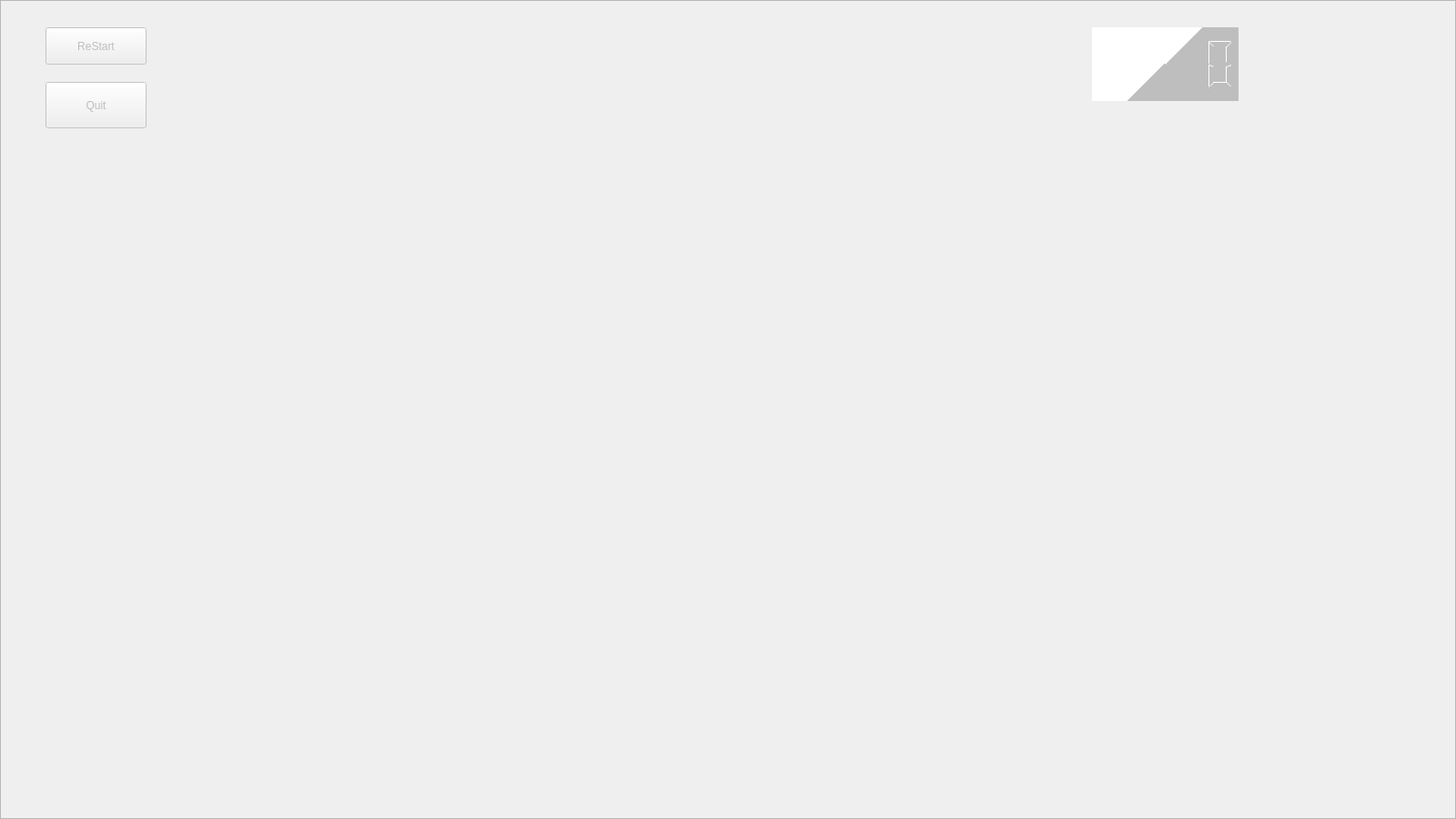
<?xml version="1.0" encoding="UTF-8"?>
<ui version="4.0">
 <class>MainWindow</class>
 <widget class="QMainWindow" name="MainWindow">
  <property name="enabled">
   <bool>false</bool>
  </property>
  <property name="geometry">
   <rect>
    <x>0</x>
    <y>0</y>
    <width>1600</width>
    <height>900</height>
   </rect>
  </property>
  <property name="sizePolicy">
   <sizepolicy hsizetype="Preferred" vsizetype="Preferred">
    <horstretch>0</horstretch>
    <verstretch>0</verstretch>
   </sizepolicy>
  </property>
  <property name="minimumSize">
   <size>
    <width>1600</width>
    <height>900</height>
   </size>
  </property>
  <property name="maximumSize">
   <size>
    <width>1600</width>
    <height>900</height>
   </size>
  </property>
  <property name="windowTitle">
   <string>MainWindow</string>
  </property>
  <property name="dockOptions">
   <set>QMainWindow::AllowTabbedDocks|QMainWindow::AnimatedDocks</set>
  </property>
  <widget class="QWidget" name="centralWidget">
   <property name="enabled">
    <bool>false</bool>
   </property>
   <widget class="QGraphicsView" name="graphicsView">
    <property name="enabled">
     <bool>false</bool>
    </property>
    <property name="geometry">
     <rect>
      <x>0</x>
      <y>0</y>
      <width>1600</width>
      <height>900</height>
     </rect>
    </property>
   </widget>
   <widget class="QLCDNumber" name="lcdNumber">
    <property name="geometry">
     <rect>
      <x>1200</x>
      <y>30</y>
      <width>161</width>
      <height>81</height>
     </rect>
    </property>
    <property name="layoutDirection">
     <enum>Qt::LeftToRight</enum>
    </property>
    <property name="frameShape">
     <enum>QFrame::HLine</enum>
    </property>
    <property name="lineWidth">
     <number>80</number>
    </property>
    <property name="midLineWidth">
     <number>0</number>
    </property>
   </widget>
   <widget class="QPushButton" name="reStart">
    <property name="enabled">
     <bool>false</bool>
    </property>
    <property name="geometry">
     <rect>
      <x>50</x>
      <y>30</y>
      <width>111</width>
      <height>41</height>
     </rect>
    </property>
    <property name="text">
     <string>ReStart</string>
    </property>
   </widget>
   <widget class="QLabel" name="complete">
    <property name="geometry">
     <rect>
      <x>310</x>
      <y>70</y>
      <width>831</width>
      <height>451</height>
     </rect>
    </property>
    <property name="text">
     <string/>
    </property>
    <property name="pixmap">
     <pixmap resource="res.qrc">:/image/compolete.jpg</pixmap>
    </property>
   </widget>
   <widget class="QLabel" name="fail">
    <property name="geometry">
     <rect>
      <x>310</x>
      <y>100</y>
      <width>831</width>
      <height>451</height>
     </rect>
    </property>
    <property name="text">
     <string/>
    </property>
    <property name="pixmap">
     <pixmap resource="res.qrc">:/image/fail.jpg</pixmap>
    </property>
   </widget>
   <widget class="QPushButton" name="Quit">
    <property name="enabled">
     <bool>false</bool>
    </property>
    <property name="geometry">
     <rect>
      <x>50</x>
      <y>90</y>
      <width>111</width>
      <height>51</height>
     </rect>
    </property>
    <property name="text">
     <string>Quit</string>
    </property>
    <property name="default">
     <bool>false</bool>
    </property>
   </widget>
  </widget>
 </widget>
 <layoutdefault spacing="6" margin="11"/>
 <resources>
  <include location="res.qrc"/>
 </resources>
 <connections/>
</ui>
